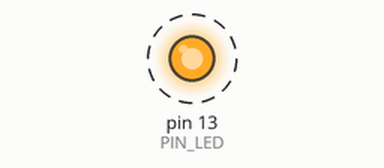
A sketch run on a simulated Arduino Uno, built with avr-gcc and run on an emulated ATmega328P. Shown: output pins drawn as LEDs (lit = HIGH). Dashed ring = blinking.

Above: at 0.5 s.
Timing chart, 0 to 4.6 s (numbered marks = the images above):
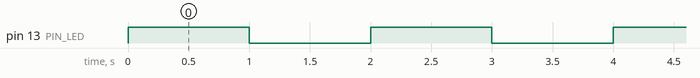

The sketch:

01_basic_blink_led.ino
```cpp
// ==============================================================================
// MODUL 01: BASIC ARDUINO & DIGITAL OUTPUT (BLINK LED)
// ==============================================================================
// Tujuan Pembelajaran:
// 1. Memahami dua fungsi wajib di Arduino: setup() dan loop().
// 2. Memahami fungsi pinMode(pin, OUTPUT) untuk menentukan peran pin.
// 3. Mengontrol tegangan listrik: HIGH (5V / Nyala) dan LOW (0V / Mati).
// 4. Memahami fungsi jeda waktu: delay(milidetik).
//
// Rangkaian (Wiring):
// - Kaki Anoda LED (kaki panjang) -> Resistor 220 Ohm -> Pin Digital 13
// - Kaki Katoda LED (kaki pendek) -> Pin GND (Ground)
// (Catatan: Arduino Uno sudah memiliki lampu LED bawaan di Pin 13)
// ==============================================================================

// Menentukan nomor pin yang digunakan (menggunakan variabel konstanta)
const int PIN_LED = 13;

void setup() {
  // ----------------------------------------------------------------------------
  // void setup() HANYA BERJALAN 1 KALI saat Arduino pertama kali dinyalakan.
  // Tempat untuk konfigurasi awal perangkat.
  // ----------------------------------------------------------------------------

  // Mengatur PIN_LED (pin 13) sebagai OUTPUT (pemberi arus listrik)
  pinMode(PIN_LED, OUTPUT);
}

void loop() {
  // ----------------------------------------------------------------------------
  // void loop() AKAN BERPUTAR TERUS-MENERUS SELAMANYA secara berulang-ulang
  // (seperti while(true) di C++), dari baris atas ke baris bawah, lalu kembali ke atas.
  // ----------------------------------------------------------------------------

  // 1. Nyalakan LED dengan memberi tegangan 5 Volt (HIGH)
  digitalWrite(PIN_LED, HIGH);

  // 2. Tahan kondisi selama 1000 milidetik (1 detik)
  delay(1000);

  // 3. Matikan LED dengan memutus tegangan menjadi 0 Volt (LOW)
  digitalWrite(PIN_LED, LOW);

  // 4. Tahan kondisi mati selama 1000 milidetik (1 detik)
  delay(1000);
}
```

Measured:
- by itself, pin 13 (PIN_LED): alternates HIGH for 1.0 s and LOW for 1.0 s
